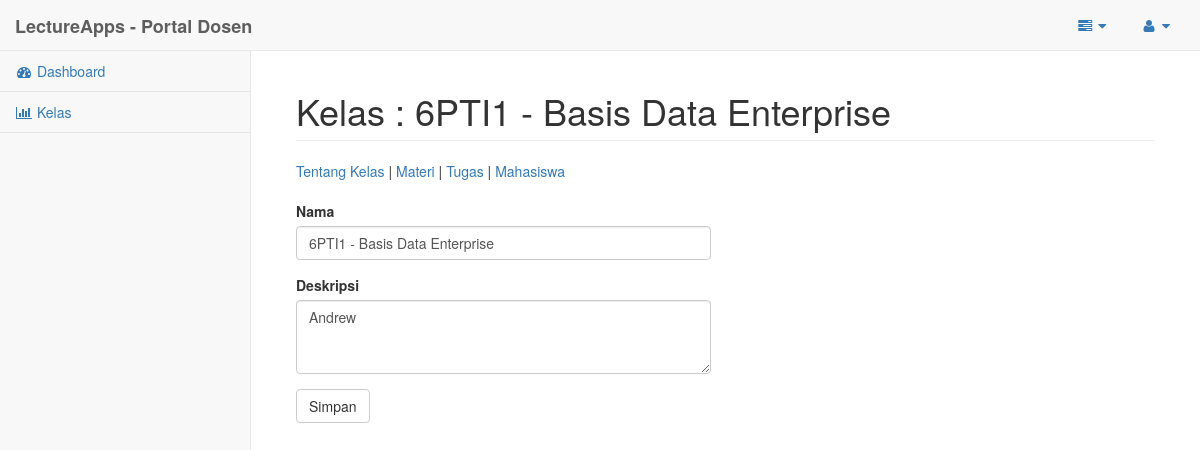
/Tampilan/temp/kelas_dosen_detail.php?idkelas=1, run on the app's committed database.
### tables this page shows
CREATE TABLE IF NOT EXISTS `kelas` (
`idKelas` int(11) NOT NULL,
  `namaKelas` varchar(50) NOT NULL,
  `idDosen` int(11) NOT NULL,
  `deskripsiKelas` varchar(255) DEFAULT NULL,
  `statusKelas` int(11) DEFAULT NULL
);

### Tampilan/temp/kelas_dosen_detail.php (the view, shortened to what this page needs)
<?php
	require_once('../includes/koneksi.php');
	$id = $_GET['idkelas'];
	$sql="SELECT * FROM kelas WHERE idKelas=$id";
	$hasil=mysqli_query($k, $sql) ;
	$kelas=mysqli_fetch_assoc($hasil);
?>
<!DOCTYPE html>
<html lang="en">
<head>
    <link href="../bower_components/bootstrap/dist/css/bootstrap.min.css" rel="stylesheet">
    <link href="../bower_components/metisMenu/dist/metisMenu.min.css" rel="stylesheet">
    <link href="../dist/css/sb-admin-2.css" rel="stylesheet">
    <link href="../bower_components/font-awesome/css/font-awesome.min.css" rel="stylesheet" type="text/css">
</head>
<body>
    <div id="wrapper">
        <nav class="navbar navbar-default navbar-static-top" role="navigation" style="margin-bottom: 0">
            <div class="navbar-header">
                <a class="navbar-brand" href="index.html"><b>LectureApps - Portal Dosen</b></a>
            </div>
            <ul class="nav navbar-top-links navbar-right">
                <li class="dropdown">
                    <a class="dropdown-toggle" data-toggle="dropdown" href="#">
                        <i class="fa fa-tasks fa-fw"></i>  <i class="fa fa-caret-down"></i>
                    </a>
                </li>
                <li class="dropdown">
                    <a class="dropdown-toggle" data-toggle="dropdown" href="#">
                        <i class="fa fa-user fa-fw"></i>  <i class="fa fa-caret-down"></i>
                    </a>
                </li>
            </ul>
            <div class="navbar-default sidebar" role="navigation">
                <div class="sidebar-nav navbar-collapse">
                    <ul class="nav" id="side-menu">
                        <li>
                            <a href="dosen.php"><i class="fa fa-dashboard fa-fw"></i> Dashboard</a>
                        </li>
                        <li>
                            <a href="kelas_dosen.php"><i class="fa fa-bar-chart-o fa-fw"></i> Kelas</a>
                        </li>
                    </ul>
                </div>
            </div>
        </nav>
        <div id="page-wrapper">
            <div class="container-fluid">
                <div class="row">
                    <div class="col-lg-12">
                        <h1 class="page-header"><?php echo "Kelas : ".$kelas['namaKelas'];?></h1>
                    </div>
                </div>
				<?php include('../includes/dosen_dtlmenu.php'); ?>
				<div class="row">
					<div class="col-lg-6">
						<form role="form" id="detailform" action="kelas_detail_ubah.php" method="POST">
							<div class="form-group">
								<label>Nama</label>
								<input class="form-control" name="namakelas" value="<?php echo $kelas['namaKelas']; ?>" />
							</div>
							<div class="form-group">
								<label>Deskripsi</label>
								<textarea class="form-control" name="deskripsikelas" rows="3"><?php echo $kelas['deskripsiKelas']; ?></textarea>
							</div>
							<input type="submit" name="updatekelas" class="btn btn-default" value="Simpan" />
						</form>
					</div>
				</div>
            </div>
        </div>
    </div>
</body>
</html>

### data on the page
kelas: namaKelas "6PTI1 - Basis Data Enterprise", namakelas "6PTI1 - Basis Data Enterprise", deskripsikelas "Andrew"
